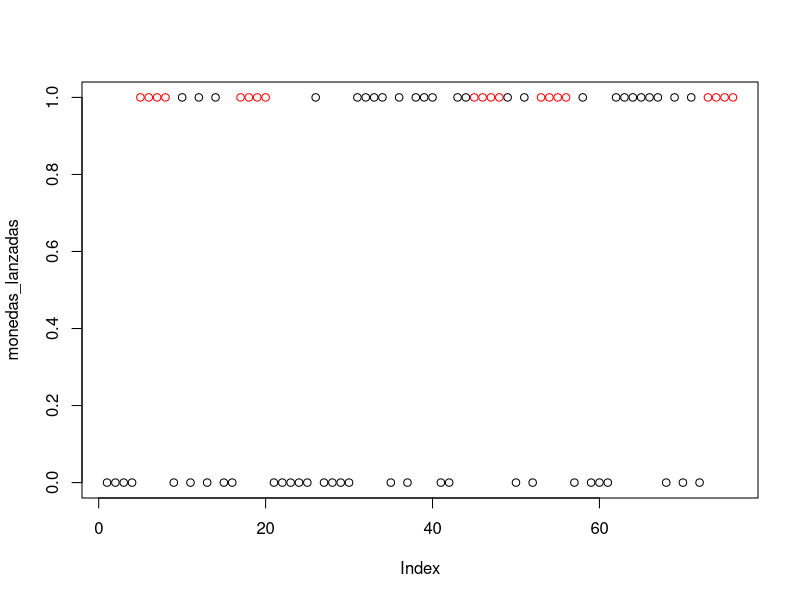
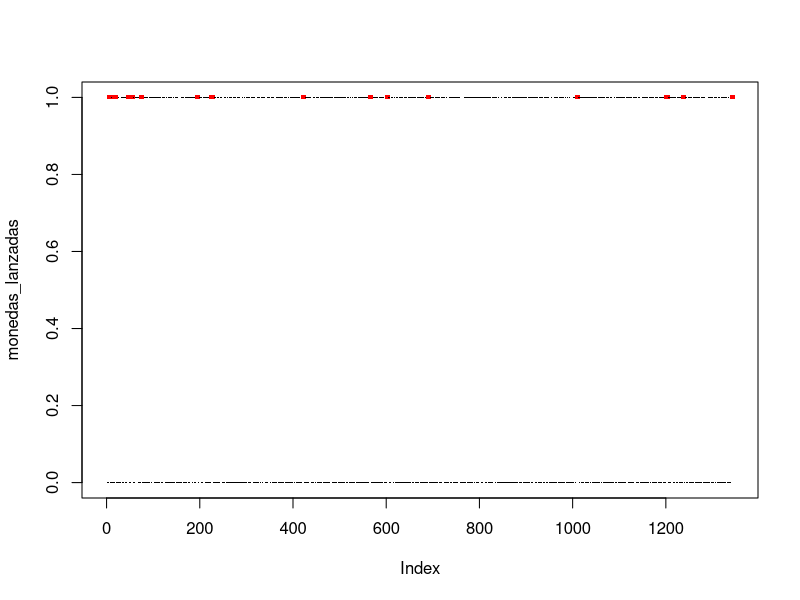

Recreate these plots in R, in order.
## ---- chunk 1
set.seed(42)
n <- 100  # número de simulaciones
k <- 10  # número de personas
count <- 0
for (i in 1:n) {
  x <- sample(365, k, replace = T)
  coinciden <- any(table(x) > 1)
  if (coinciden) {
    count <- count + 1
  }
}
count / n
## ---- chunk 2
set.seed(42)
n <- 100  # número de simulaciones
k <- 10  # número de personas
y <- rep(0, n)
for (i in 1:n) {
  x <- sample(365, 10, replace = T)
  y[i] <- any(table(x) > 1)
}
mean(y)
## ---- chunk 3
set.seed(42)
n <- 100  # número de simulaciones
k <- 10  # número de personas
x <- replicate(n, any(table(sample(365, k, replace = T)) > 1))
mean(x)
## ---- chunk 4
set.seed(42)
n <- 10  # número de cartas
y <- replicate(1000, any(sample(n) == 1:n))
mean(y)
## ---- chunk 5
set.seed(42)
n <- 2000
dado1 <- sample(6, n, replace = T)
dado2 <- sample(6, n, replace = T)
## ---- chunk 6
mean(dado1 + dado2 == 11)
## ---- chunk 7
mean(dado1 + dado2 == 12)
## ---- chunk 8
set.seed(42)
x <- replicate(20000, {
  mano <- sample(52, 5)
  table_mano <- table(mano %% 13)
  all(2 <= table_mano & table_mano <= 3)
})
mean(x)
## ---- chunk 9
set.seed(42)
x <- replicate(10000, any(sample(6, 6, replace = T) == 6))
mean(x)
## ---- chunk 10
set.seed(42)
x <- replicate(10000, sum(sample(6, 12, replace = T) == 6) >= 2)
mean(x)
## ---- chunk 11
set.seed(42)
x <- replicate(10000, sum(sample(6, 18, replace = T) == 6) >= 3)
mean(x)
## ---- chunk 12
set.seed(42)
q <- 4
monedas_lanzadas <- c()
exito <- c()
for (i in 1:5) {
  repeat {
    q_monedas_lanzadas <- sample(c(0, 1), q, replace = T)
    monedas_lanzadas <- c(monedas_lanzadas, q_monedas_lanzadas)
    if (all(q_monedas_lanzadas == 1)) {
      exito <- c(exito, T)
      break
    }
    exito <- c(exito, F)
  }
}
which(exito)
## ---- chunk 13
color <- rep(ifelse(exito, "red", "black"), each = q)
cex <- rep(ifelse(exito, 1, 1), each = q)
plot(monedas_lanzadas, pch = 1, col = color, cex = cex)
## ---- chunk 14
for (i in 1:10) {
  repeat {
    q_monedas_lanzadas <- sample(c(0, 1), q, replace = T)
    monedas_lanzadas <- c(monedas_lanzadas, q_monedas_lanzadas)
    if (all(q_monedas_lanzadas == 1)) {
      exito <- c(exito, T)
      break
    }
    exito <- c(exito, F)
  }
}
which(exito)
color <- rep(ifelse(exito, "red", "black"), each = q)
cex <- rep(ifelse(exito, 4, 1), each = q)
plot(monedas_lanzadas, pch = ".", col = color, cex = cex)
